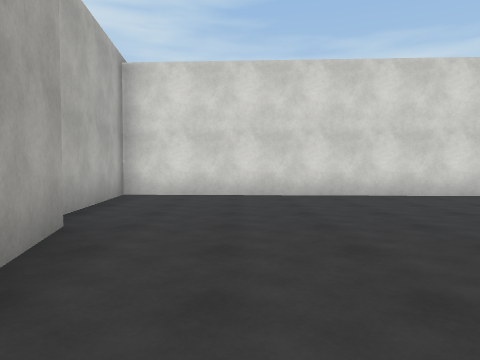
[1] (above)

16 first-person views from a walk through a Unity game level. The camera is 1.2 m above the floor, tilts 2° down and sees 70° across. The floor is counted in squares, 2 m on a side. Each view is taken from the middle of a square. On the plan, view 1 faces up. The plan holds only what a view shows up to about 10 squares ahead; the rest is blank. The place goes on beyond the plan. The player is left out. Door leaves are left out, so doorways stand open. Surface patterns are stand-ins for the level's own textures.

[2]
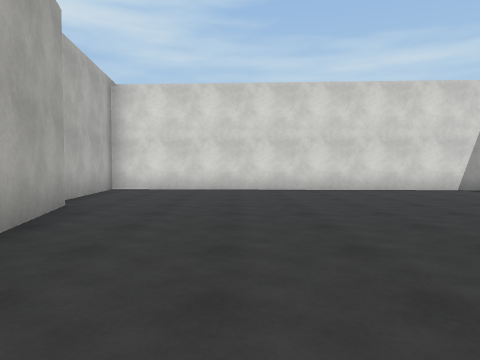

[3]
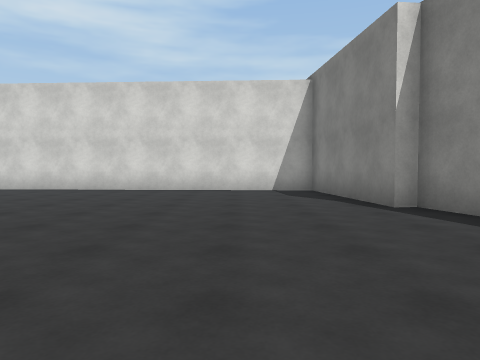

[4]
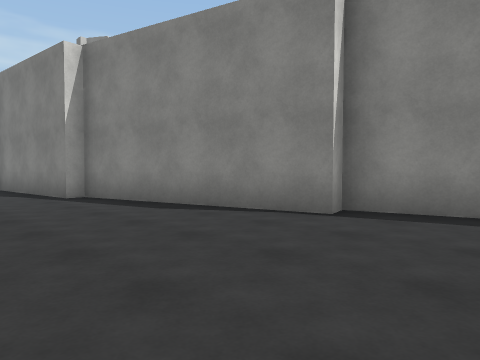

[5]
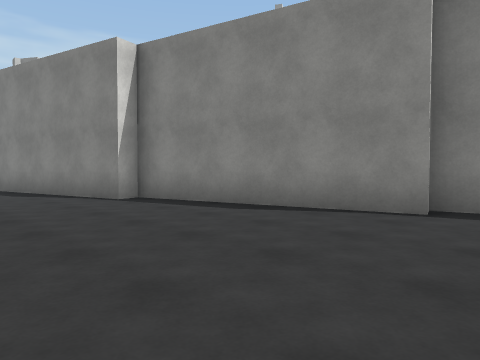

[6]
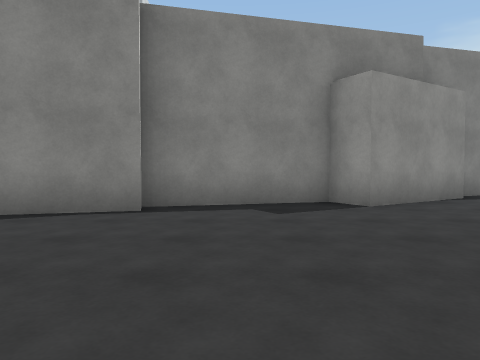

[7]
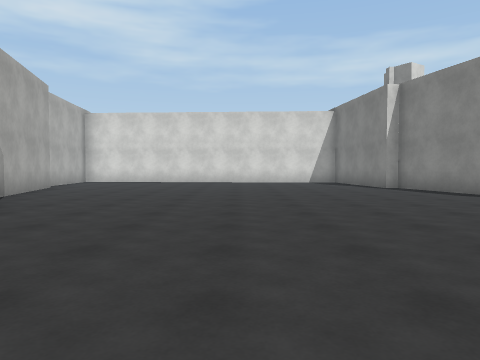

[8]
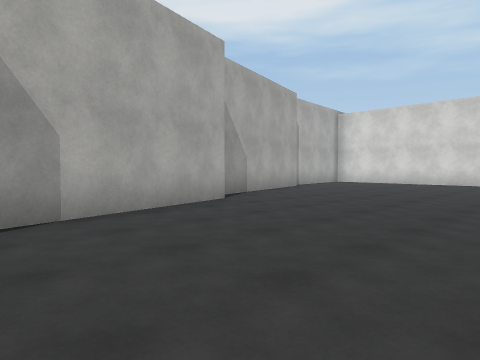

[9]
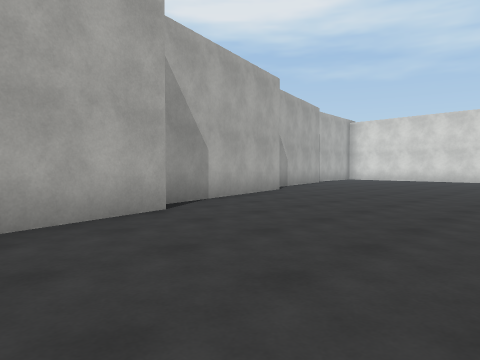

[10]
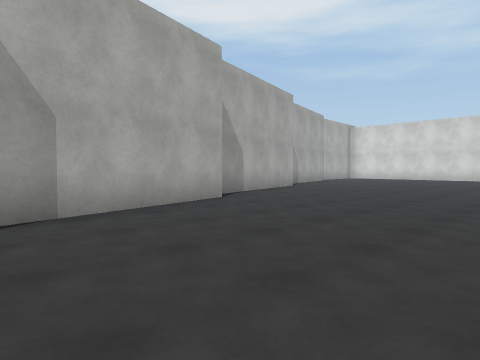

[11]
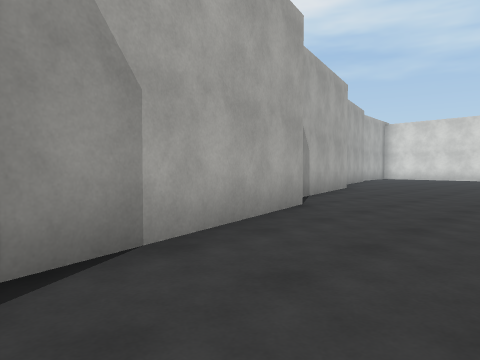

[12]
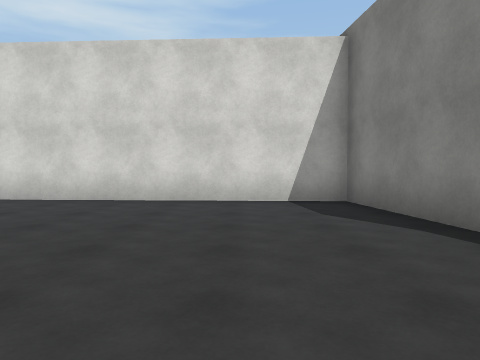

[13]
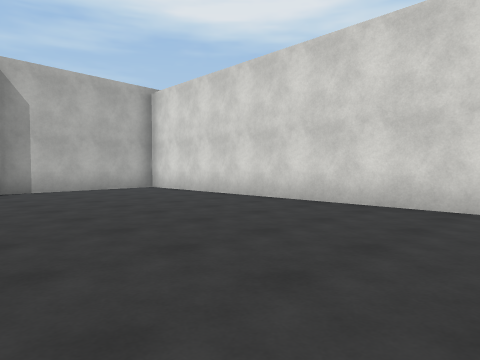

[14]
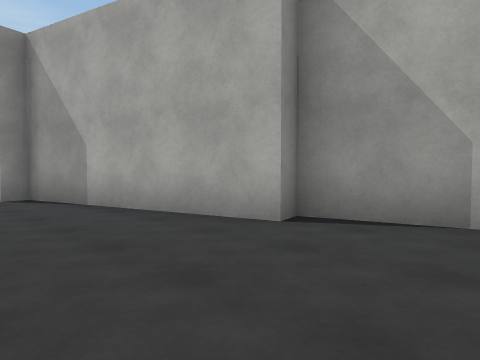

[15]
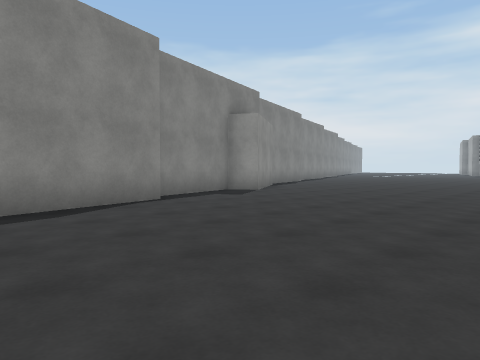

[16]
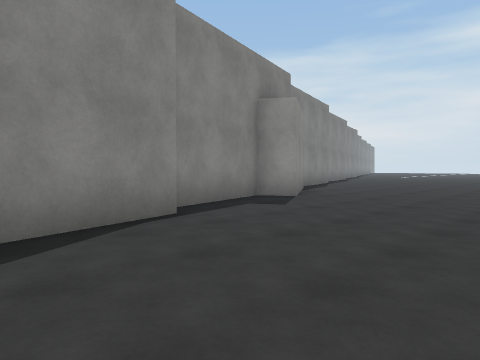

### Floor plan
Points are (right, up) in squares from view 1. A wall is a line through its corners. A room is listed if a view was taken in it or the views show most of it. See-through windows are left out.
Room 1 (views 1, 2, 3, 4, 5, 6, 7, 8, 9, 10, 11, 12, 13, 14, 15, 16)
walls: (1.7, -6.2) (2.9, -10.6); (-1.8, 3.6) (-0.5, -1.5) (0, -1.4) (1.3, -6.4); (13.3, -11.5) (12.3, -10) (13.1, -9.6) (12.3, -6.5) (11.8, -6.6) (10.5, -1.6) (10, -1.7) (8.7, 3.2) (8.4, 3.2) (7.9, 7.2) (-2.6, 7.7) (-2.2, 3.6)
ways out: open door at (1, 8.5)

Where each view was taken, in squares from view 1:
view 1: 0 up, 0 right, facing up
view 2: 2 down, 1 right, facing up
view 3: 2 down, 6 right, facing up
view 4: 4 down, 6 right, facing up-right
view 5: 8 down, 7 right, facing up-right
view 6: 8 down, 7 right, facing right
view 7: 7 down, 4 right, facing up
view 8: 6 down, 5 right, facing up-left
view 9: 9 down, 6 right, facing up-left
view 10: 11 down, 7 right, facing up-left
view 11: 11 down, 5 right, facing up-left
view 12: 1 up, 6 right, facing up
view 13: 2 up, 7 right, facing up-left
view 14: 1 up, 3 right, facing down-left
view 15: 3 down, 6 right, facing down-right
view 16: 4 down, 8 right, facing down-right
